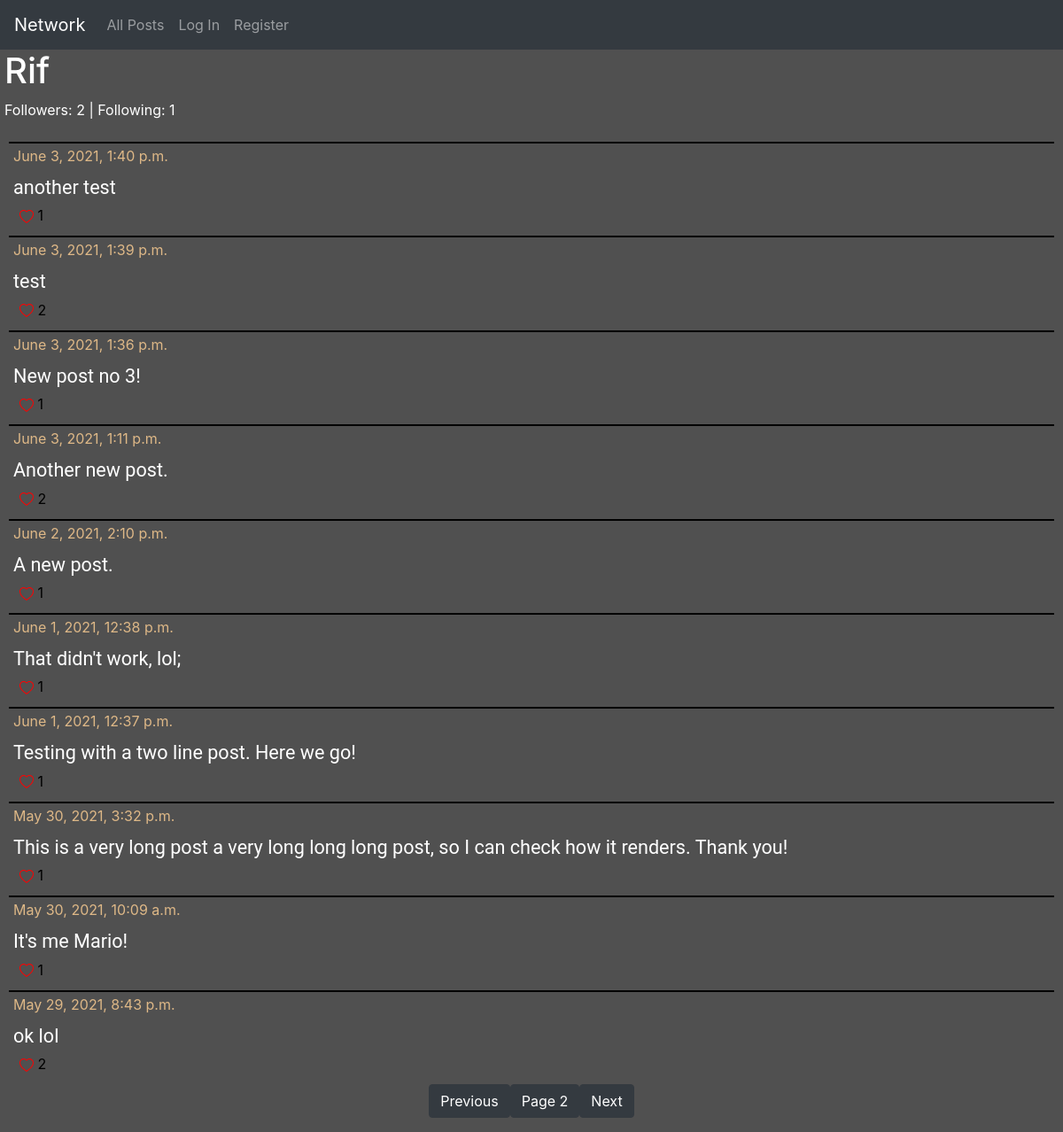
The app's page /user/2/page/2 with its own data.
### network/models.py (models this page shows, shortened)
class User(AbstractUser):
    pass

class Posts(models.Model):
    content = models.TextField(blank=False)
    user = models.ForeignKey(User, on_delete=models.CASCADE, related_name="user_posts")
    like = models.IntegerField(default=0)
    time = models.DateTimeField(auto_now_add=True)

### network/views.py (the view, shortened to what this page needs)
# urls.py: path("user/<int:user_id>/page/<int:page_no>", views.view_user, name="user-posts"),
@csrf_exempt
def view_user(request, user_id, page_no):
    usr_ = User.objects.get(pk=user_id)
    posts = usr_.user_posts.all().order_by("-time")
    posts = Paginator(posts, 10).page(page_no)
    liked_posts = liked_list(posts, request.user)
    followers = usr_.follows.first().followers.all()
    f = "Follow"
    if request.user in followers:
        f = "Unfollow"
    followings = usr_.follows.first().followed_users.all()
    return render(request, "network/user.html", {
        "posts": posts,
        "liked_posts": liked_posts,
        "usr": usr_,
        "followers": len(followers),
        "followings": len(followings),
        "btnText": f
    })

### network/views.py (called while the page is built)
def liked_list(posts, user):
    liked_posts = []
    for post in posts:
        for p in post.liked_usr.all():
            for usr in p.liked_users.all():
                if usr == user:
                    liked_posts.append(post.id)
    return liked_posts

### network/templates/network/user.html (shortened to what this page needs)
{% extends "network/layout.html" %}
{% load static %}
{% block body %}
    <label id="user-head"><h1>{{ usr }}
        </h1>
        <p id="follow-data">Followers: {{ followers }} | Following: {{ followings }}</p>
    </label>
    <div id="all_posts">
        <div id="posts">
            {% for post in posts %}
                <div class="post-item">
                    <label class="post-content">
                        <label class="time-data">{{ post.time }}</label>
                        <br/>
                        <p class="post-text">{{ post.content }}</p>
                        {% if post.id in liked_posts %}
                                <div id="like-btn-{{ post.id }}">
                                    <button class="like-btn" onclick="like_post('{{ post.id }}');">
                                        <svg xmlns="http://www.w3.org/2000/svg" width="16" height="16" fill="red" class="bi bi-heart-fill" viewBox="0 0 16 16">
                                            <path fill-rule="evenodd" d="M8 1.314C12.438-3.248 23.534 4.735 8 15-7.534 4.736 3.562-3.248 8 1.314z"/>
                                        </svg>
                                        <label class="bi-heart" id="like-no-{{ post.id }}">{{ post.like }}</label>
                                    </button>
                                </div>
                            {% else %}
                                <div id="like-btn-{{ post.id }}">
                                    <button class="like-btn" onclick="like_post('{{ post.id }}');">
                                        <label class="bi-heart" id="like-no-{{ post.id }}">{{ post.like }}</label>
                                    </button>
                                </div>
                            {% endif %}
                    </label>
                </div>
            {% endfor %}
        </div>
    </div>
    <nav aria-label="Page navigation">
        <ul class="pagination justify-content-center">
        {% if posts.has_previous %}
          <li>
            <a href="{% url 'user-posts' usr.id posts.previous_page_number %}">
              <button class="btn btn-dark">Previous</button>
            </a>
        </li>
        {% else %}
        <li>
              <button class="btn btn-dark" disabled>Previous</button>
        </li>
        {% endif %}
          <li>
            <a href="#">
                <button class="btn btn-dark">Page {{ posts.number }}</button>
            </a>
        </li>
        {% if posts.has_next %}
          <li>
            <a href="{% url 'user-posts' usr.id posts.next_page_number %}">
                <button class="btn btn-dark">Next</button>
            </a>
          </li>
          {% else %}
            <li>
                <button class="btn btn-dark" disabled>Next</button>
            </li>
        {% endif %}
        </ul>
    </nav>
{% endblock %}

### network/static/network/styles.css (style rules this page uses)
body { background-color: #505050; color: black; }
#posts { margin-left: 10px; margin-right: 10px; }
.post-item { border-top: 2px solid black; font-size: large; }
.post-content { color: white; margin-left: 5px; margin-bottom: 1px; }
.time-data { color: burlywood; font-size: medium; margin-top: 1px; }
.like-btn { background-color: transparent; border: 1px solid #505050; font-size: medium; }
.post-text { font-family: Roboto; font-size: larger; margin-bottom: 1px; }
#user-head { text-transform: capitalize; margin-left: 5px; color: white; }
#follow-data { font-size: medium; }

### records on screen
User: username "Rif"
Posts: time "June 3, 2021, 1:40 p.m.", content "another test", like "1"
Posts: time "June 3, 2021, 1:39 p.m.", content "test", like "2"
Posts: time "June 3, 2021, 1:36 p.m.", content "New post no 3!", like "1"
Posts: time "June 3, 2021, 1:11 p.m.", content "Another new post.", like "2"
Posts: time "June 2, 2021, 2:10 p.m.", content "A new post.", like "1"
Posts: time "June 1, 2021, 12:38 p.m.", content "That didn't work, lol;", like "1"
Posts: time "June 1, 2021, 12:37 p.m.", content "Testing with a two line post. Here we go!", like "1"
Posts: time "May 30, 2021, 3:32 p.m.", content "This is a very long post a very long long long post, so I can check how it renders. Thank you!", like "1"
Posts: time "May 30, 2021, 10:09 a.m.", content "It's me Mario!", like "1"
Posts: time "May 29, 2021, 8:43 p.m.", content "ok lol", like "2"

### other values on screen
{{ followers }} "2"
{{ followings }} "1"
{{ posts.number }} "2"
